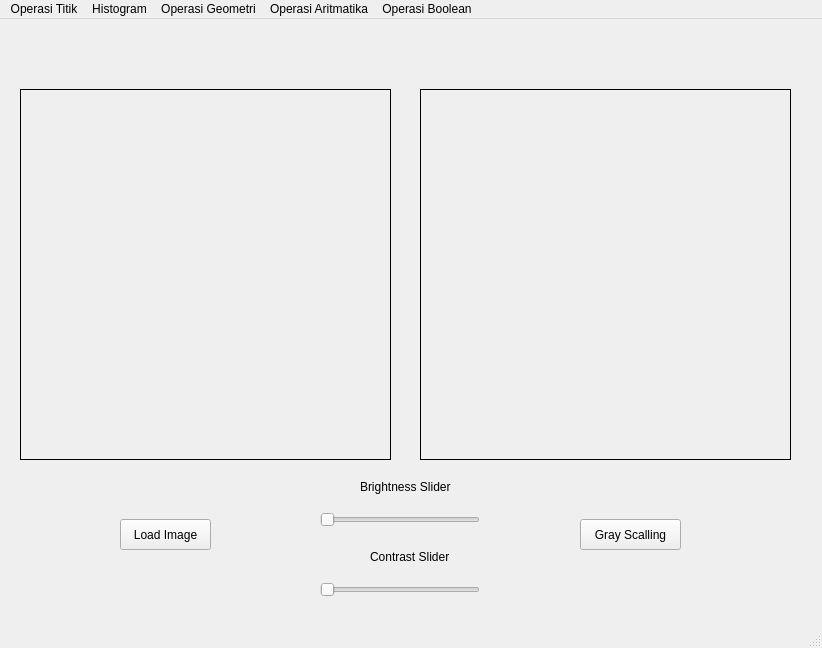
<?xml version="1.0" encoding="UTF-8"?>
<ui version="4.0">
 <class>MainWindow</class>
 <widget class="QMainWindow" name="MainWindow">
  <property name="geometry">
   <rect>
    <x>0</x>
    <y>0</y>
    <width>822</width>
    <height>648</height>
   </rect>
  </property>
  <property name="windowTitle">
   <string>MainWindow</string>
  </property>
  <widget class="QWidget" name="centralwidget">
   <widget class="QPushButton" name="btn_img">
    <property name="geometry">
     <rect>
      <x>120</x>
      <y>500</y>
      <width>91</width>
      <height>31</height>
     </rect>
    </property>
    <property name="text">
     <string>Load Image</string>
    </property>
   </widget>
   <widget class="QLabel" name="label">
    <property name="geometry">
     <rect>
      <x>20</x>
      <y>70</y>
      <width>371</width>
      <height>371</height>
     </rect>
    </property>
    <property name="frameShape">
     <enum>QFrame::Box</enum>
    </property>
    <property name="text">
     <string/>
    </property>
   </widget>
   <widget class="QLabel" name="citra_label">
    <property name="geometry">
     <rect>
      <x>420</x>
      <y>70</y>
      <width>371</width>
      <height>371</height>
     </rect>
    </property>
    <property name="frameShape">
     <enum>QFrame::Box</enum>
    </property>
    <property name="text">
     <string/>
    </property>
   </widget>
   <widget class="QPushButton" name="btn_gray">
    <property name="geometry">
     <rect>
      <x>580</x>
      <y>500</y>
      <width>101</width>
      <height>31</height>
     </rect>
    </property>
    <property name="text">
     <string>Gray Scalling</string>
    </property>
   </widget>
   <widget class="QSlider" name="brightnessSlider">
    <property name="geometry">
     <rect>
      <x>320</x>
      <y>490</y>
      <width>160</width>
      <height>22</height>
     </rect>
    </property>
    <property name="orientation">
     <enum>Qt::Horizontal</enum>
    </property>
   </widget>
   <widget class="QLabel" name="label_2">
    <property name="geometry">
     <rect>
      <x>360</x>
      <y>460</y>
      <width>101</width>
      <height>16</height>
     </rect>
    </property>
    <property name="font">
     <font>
      <weight>50</weight>
      <bold>false</bold>
     </font>
    </property>
    <property name="text">
     <string>Brightness Slider</string>
    </property>
   </widget>
   <widget class="QSlider" name="contrastSlider">
    <property name="geometry">
     <rect>
      <x>320</x>
      <y>560</y>
      <width>160</width>
      <height>22</height>
     </rect>
    </property>
    <property name="orientation">
     <enum>Qt::Horizontal</enum>
    </property>
   </widget>
   <widget class="QLabel" name="label_3">
    <property name="geometry">
     <rect>
      <x>370</x>
      <y>530</y>
      <width>81</width>
      <height>16</height>
     </rect>
    </property>
    <property name="text">
     <string>Contrast Slider</string>
    </property>
   </widget>
  </widget>
  <widget class="QMenuBar" name="menubar">
   <property name="geometry">
    <rect>
     <x>0</x>
     <y>0</y>
     <width>822</width>
     <height>26</height>
    </rect>
   </property>
   <widget class="QMenu" name="menuOperasi_Titik">
    <property name="title">
     <string>Operasi Titik</string>
    </property>
    <addaction name="actionOperasi_Pencerahan"/>
    <addaction name="actionSimple_Contrast"/>
    <addaction name="actionContrast_Streching"/>
    <addaction name="actionNegative_Image"/>
    <addaction name="actionBiner_Image"/>
   </widget>
   <widget class="QMenu" name="menuHistogram">
    <property name="title">
     <string>Histogram</string>
    </property>
    <addaction name="actionHistogram_Grayscale"/>
    <addaction name="actionHistogram_RGB"/>
    <addaction name="actionHistogram_Equalization"/>
   </widget>
   <widget class="QMenu" name="menuOperasi_Geometri">
    <property name="title">
     <string>Operasi Geometri</string>
    </property>
    <widget class="QMenu" name="menuRotasi">
     <property name="title">
      <string>Rotasi </string>
     </property>
     <addaction name="action90_Derajat"/>
     <addaction name="action180_Derajat"/>
     <addaction name="action45_Derajat"/>
     <addaction name="action_45_Derajat"/>
     <addaction name="action_90_Derajat"/>
    </widget>
    <widget class="QMenu" name="menuResize">
     <property name="title">
      <string>Resize</string>
     </property>
     <addaction name="actionZoom_in"/>
     <addaction name="actionZoom_in_3x"/>
     <addaction name="actionZoom_in_4x"/>
     <addaction name="actionZoom_out_1_2"/>
     <addaction name="actionZoom_out_1_4"/>
     <addaction name="actionZoom_out_3_4"/>
    </widget>
    <addaction name="actionTranslasi"/>
    <addaction name="menuRotasi"/>
    <addaction name="menuResize"/>
    <addaction name="actionCrop"/>
   </widget>
   <widget class="QMenu" name="menuOperasi_Aritmatika">
    <property name="title">
     <string>Operasi Aritmatika</string>
    </property>
    <addaction name="actionTambah_dan_kurang"/>
    <addaction name="actionKali_dan_Bagi"/>
   </widget>
   <widget class="QMenu" name="menuOperasi_Boolean">
    <property name="title">
     <string>Operasi Boolean</string>
    </property>
    <addaction name="actionOperasi_AND"/>
    <addaction name="actionOperasi_OR"/>
    <addaction name="actionOperasi_XOR"/>
   </widget>
   <addaction name="menuOperasi_Titik"/>
   <addaction name="menuHistogram"/>
   <addaction name="menuOperasi_Geometri"/>
   <addaction name="menuOperasi_Aritmatika"/>
   <addaction name="menuOperasi_Boolean"/>
  </widget>
  <widget class="QStatusBar" name="statusbar"/>
  <action name="actionOperasi_Pencerahan">
   <property name="text">
    <string>Operasi Pencerahan</string>
   </property>
  </action>
  <action name="actionSimple_Contrast">
   <property name="text">
    <string>Simple_Contrast</string>
   </property>
  </action>
  <action name="actionContrast_Streching">
   <property name="text">
    <string>Contrast Streching</string>
   </property>
  </action>
  <action name="actionNegative_Image">
   <property name="text">
    <string>Negative Image</string>
   </property>
  </action>
  <action name="actionBiner_Image">
   <property name="text">
    <string>Biner Image</string>
   </property>
  </action>
  <action name="actionHistogram_Grayscale">
   <property name="text">
    <string>Histogram Grayscale</string>
   </property>
  </action>
  <action name="actionHistogram_RGB">
   <property name="text">
    <string>Histogram RGB</string>
   </property>
  </action>
  <action name="actionTranslasi">
   <property name="text">
    <string>Translasi</string>
   </property>
  </action>
  <action name="action90_Derajat">
   <property name="text">
    <string>90 Derajat</string>
   </property>
  </action>
  <action name="action180_Derajat">
   <property name="text">
    <string>180 Derajat</string>
   </property>
  </action>
  <action name="action45_Derajat">
   <property name="text">
    <string>45 Derajat</string>
   </property>
  </action>
  <action name="action_45_Derajat">
   <property name="text">
    <string>-45 Derajat</string>
   </property>
  </action>
  <action name="action_90_Derajat">
   <property name="text">
    <string>-90 Derajat</string>
   </property>
  </action>
  <action name="actionZoom_in">
   <property name="text">
    <string>Zoom in 2x</string>
   </property>
  </action>
  <action name="actionZoom_in_3x">
   <property name="text">
    <string>Zoom in 3x</string>
   </property>
  </action>
  <action name="actionZoom_in_4x">
   <property name="text">
    <string>Zoom in 4x</string>
   </property>
  </action>
  <action name="actionZoom_out_1_2">
   <property name="text">
    <string>Zoom out 1/2</string>
   </property>
  </action>
  <action name="actionZoom_out_1_4">
   <property name="text">
    <string>Zoom out 1/4</string>
   </property>
  </action>
  <action name="actionZoom_out_3_4">
   <property name="text">
    <string>Zoom out 3/4</string>
   </property>
  </action>
  <action name="actionCrop">
   <property name="text">
    <string>Crop</string>
   </property>
  </action>
  <action name="actionTambah_dan_kurang">
   <property name="text">
    <string>Tambah dan kurang</string>
   </property>
  </action>
  <action name="actionKali_dan_Bagi">
   <property name="text">
    <string>Kali dan Bagi</string>
   </property>
  </action>
  <action name="actionOperasi_AND">
   <property name="text">
    <string>Operasi AND</string>
   </property>
  </action>
  <action name="actionOperasi_OR">
   <property name="text">
    <string>Operasi OR</string>
   </property>
  </action>
  <action name="actionOperasi_XOR">
   <property name="text">
    <string>Operasi XOR</string>
   </property>
  </action>
  <action name="actionHistogram_Equalization">
   <property name="text">
    <string>Histogram Equalization</string>
   </property>
  </action>
 </widget>
 <resources/>
 <connections/>
</ui>
